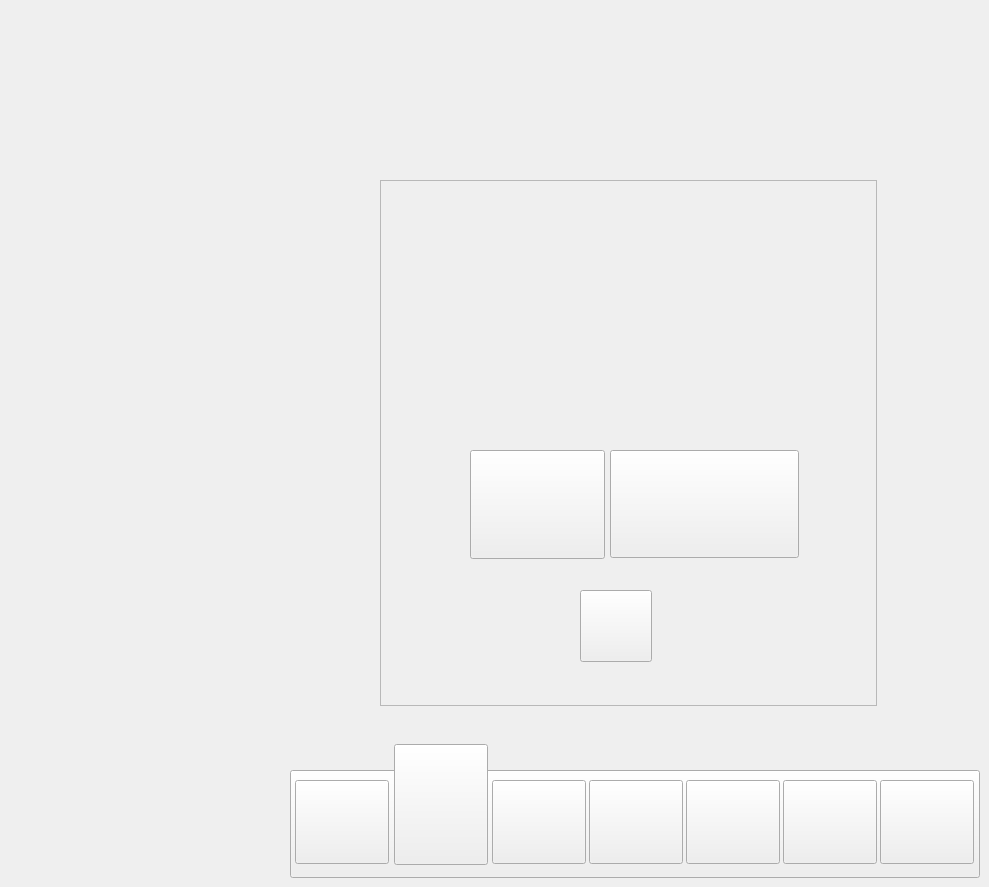
     <widget class="QWidget" name="DelaySetting04">
      <property name="styleSheet">
       <string notr="true">#DelaySetting04{

        border-image: url(:/PNG/New BG 2.jpg);
}</string>
      </property>
      <widget class="QFrame" name="frame_80">
       <property name="geometry">
        <rect>
         <x>380</x>
         <y>180</y>
         <width>497</width>
         <height>526</height>
        </rect>
       </property>
       <property name="styleSheet">
        <string notr="true">#frame_80{

border-image: url(:/PNG/Asset 23.png);

}</string>
       </property>
       <property name="frameShape">
        <enum>QFrame::Shape::StyledPanel</enum>
       </property>
       <property name="frameShadow">
        <enum>QFrame::Shadow::Raised</enum>
       </property>
       <widget class="QPushButton" name="Stop_Static_4">
        <property name="geometry">
         <rect>
          <x>230</x>
          <y>270</y>
          <width>189</width>
          <height>108</height>
         </rect>
        </property>
        <property name="styleSheet">
         <string notr="true">#Stop_Static_4{
border-image: url(:/PNG/Asset 25.png);
}</string>
        </property>
        <property name="text">
         <string/>
        </property>
       </widget>
       <widget class="QPushButton" name="CL_Static_4">
        <property name="geometry">
         <rect>
          <x>90</x>
          <y>270</y>
          <width>135</width>
          <height>109</height>
         </rect>
        </property>
        <property name="styleSheet">
         <string notr="true">#CL_Static_4{


        border-image: url(:/PNG/Asset 22002.png);

}</string>
        </property>
        <property name="text">
         <string/>
        </property>
       </widget>
       <widget class="QPushButton" name="Cancel_DS_CL">
        <property name="geometry">
         <rect>
          <x>200</x>
          <y>410</y>
          <width>72</width>
          <height>72</height>
         </rect>
        </property>
        <property name="styleSheet">
         <string notr="true">#Cancel_DS_CL{
border-image: url(:/PNG/Asset 26.png);
}</string>
        </property>
        <property name="text">
         <string/>
        </property>
       </widget>
      </widget>
      <widget class="QPushButton" name="NS_DS04">
       <property name="geometry">
        <rect>
         <x>686</x>
         <y>780</y>
         <width>94</width>
         <height>84</height>
        </rect>
       </property>
       <property name="styleSheet">
        <string notr="true">border-image: url(:/PNG/Asset 11.png);</string>
       </property>
       <property name="text">
        <string/>
       </property>
      </widget>
      <widget class="QPushButton" name="ES_DS04">
       <property name="geometry">
        <rect>
         <x>783</x>
         <y>780</y>
         <width>94</width>
         <height>84</height>
        </rect>
       </property>
       <property name="styleSheet">
        <string notr="true">border-image: url(:/PNG/Asset 12.png);</string>
       </property>
       <property name="text">
        <string/>
       </property>
      </widget>
      <widget class="QPushButton" name="RS_DS04">
       <property name="geometry">
        <rect>
         <x>492</x>
         <y>780</y>
         <width>94</width>
         <height>84</height>
        </rect>
       </property>
       <property name="styleSheet">
        <string notr="true">border-image: url(:/PNG/Asset 9.png);</string>
       </property>
       <property name="text">
        <string/>
       </property>
      </widget>
      <widget class="QPushButton" name="M_DS04">
       <property name="geometry">
        <rect>
         <x>589</x>
         <y>780</y>
         <width>94</width>
         <height>84</height>
        </rect>
       </property>
       <property name="styleSheet">
        <string notr="true">border-image: url(:/PNG/Asset 10.png);</string>
       </property>
       <property name="text">
        <string/>
       </property>
      </widget>
      <widget class="QPushButton" name="DS_DS04">
       <property name="geometry">
        <rect>
         <x>394</x>
         <y>744</y>
         <width>94</width>
         <height>121</height>
        </rect>
       </property>
       <property name="styleSheet">
        <string notr="true">border-image: url(:/PNG/efr.png);</string>
       </property>
       <property name="text">
        <string/>
       </property>
      </widget>
      <widget class="QPushButton" name="OS_DS04">
       <property name="geometry">
        <rect>
         <x>295</x>
         <y>780</y>
         <width>94</width>
         <height>84</height>
        </rect>
       </property>
       <property name="styleSheet">
        <string notr="true">border-image: url(:/PNG/Asset 7.png);</string>
       </property>
       <property name="text">
        <string/>
       </property>
      </widget>
      <widget class="QPushButton" name="SolidBG_10">
       <property name="geometry">
        <rect>
         <x>290</x>
         <y>770</y>
         <width>690</width>
         <height>108</height>
        </rect>
       </property>
       <property name="styleSheet">
        <string notr="true">border-image: url(:/PNG/Asset 2.png);</string>
       </property>
       <property name="text">
        <string/>
       </property>
      </widget>
      <widget class="QPushButton" name="SS_DS04">
       <property name="geometry">
        <rect>
         <x>880</x>
         <y>780</y>
         <width>94</width>
         <height>84</height>
        </rect>
       </property>
       <property name="styleSheet">
        <string notr="true">border-image: url(:/PNG/Asset 13.png);</string>
       </property>
       <property name="text">
        <string/>
       </property>
      </widget>
      <zorder>SolidBG_10</zorder>
      <zorder>frame_80</zorder>
      <zorder>NS_DS04</zorder>
      <zorder>ES_DS04</zorder>
      <zorder>RS_DS04</zorder>
      <zorder>M_DS04</zorder>
      <zorder>DS_DS04</zorder>
      <zorder>OS_DS04</zorder>
      <zorder>SS_DS04</zorder>
     </widget>
